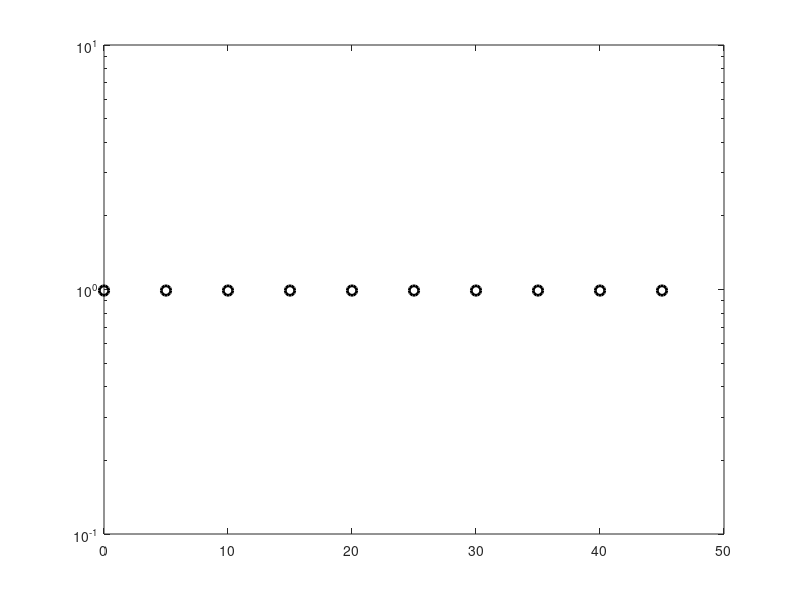

Source code (MATLAB): (Note: this script raises an error after producing the figure.)
clc
clear
close
%% Signal Detection With 1D CNN
snr = 0:5:45;
% Load Dataset
PER1 = load("PER_noJamming.mat");
BER1 = load("BER_noJamming.mat");
PER2 = load("PER_singletone.mat");
BER2 = load("BER_singletone.mat");
PER3 = load("PER_QPSK.mat");
BER3 = load("BER_QPSK.mat");
PER4 = load("PER_noiseJamming.mat");
BER4 = load("BER_noiseJamming.mat");
PER1 = PER1.packetErrorRate;
BER1 = BER1.bitErrorRate;
PER2 = PER2.packetErrorRate;
BER2 = BER2.bitErrorRate;
PER3 = PER3.packetErrorRate;
BER3 = BER3.bitErrorRate;
PER4 = PER4.packetErrorRate;
BER4 = BER4.bitErrorRate;
%% Plot Packet Error Rate vs SNR Results
figure (1);
semilogy(snr,PER1(3,:),'k-o','LineWidth',2,'MarkerSize',7);
hold on 
semilogy(snr,PER2(3,:),'r-*','LineWidth',2,'MarkerSize',7);
hold on 
semilogy(snr,PER3(3,:),'b-s','LineWidth',2,'MarkerSize',7);
hold on 
semilogy(snr,PER4(3,:),'m-d','LineWidth',2,'MarkerSize',7);
xlabel('snr (dB)');
ylabel('Packet Error Rate (PER)');
legend('No Jamming','Single-tone Jamming','QPSK Jamming',...
    'Noise Jamming','Location','southwest');
ylim([10^-3 1]);
%title('802.11n 20MHz, MCS15, Direct Mapping, 2x2 Channel Model B-NLOS, JSR = -5dB');
hold off

figure(2)
semilogy(snr,BER1(3,:),'k-o','LineWidth',2,'MarkerSize',7);
hold on 
semilogy(snr,BER2(3,:),'r-*','LineWidth',2,'MarkerSize',7);
hold on 
semilogy(snr,BER3(3,:),'b-s','LineWidth',2,'MarkerSize',7);
hold on 
semilogy(snr,BER4(3,:),'m-d','LineWidth',2,'MarkerSize',7);
xlabel('snr (dB)');
ylabel('Bit Error Rate (BER)');
legend('No Jamming','Single-tone Jamming','QPSK Jamming',...
    'Noise Jamming','Location','southwest');
ylim([10^-4 1]);
%title('802.11n 20MHz, MCS15, Direct Mapping, 2x2 Channel Model B-NLOS, JSR = -5dB');
hold off